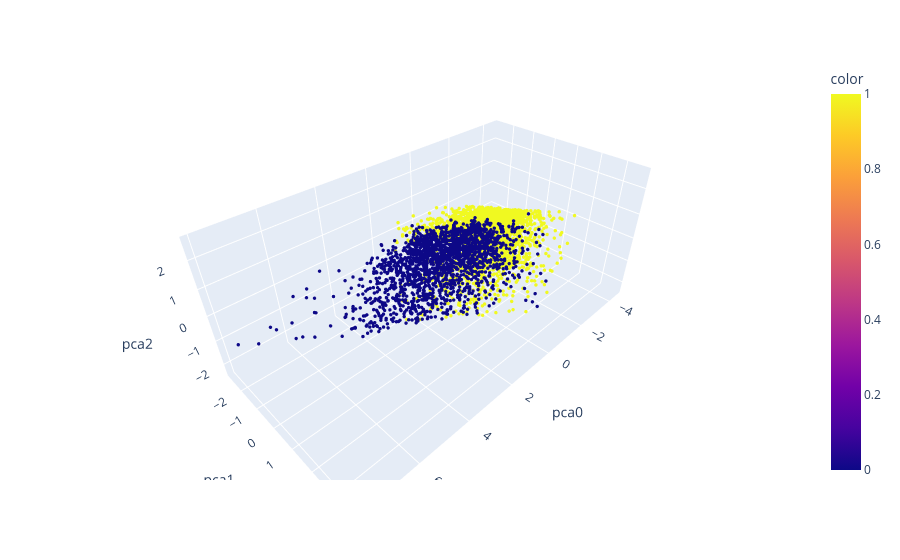

The notebook cell this image was saved under:
### Code cell
cluster_spectral = SpectralClustering(
    n_clusters=2, random_state=42, gamma=10
).fit_predict(data_pca)
fig = px.scatter_3d(data_pca, x="pca0", y="pca1", z="pca2", color=cluster_spectral)
fig.update_traces(marker_size=2)
fig.show()

### Figure 1 — Plotly figure (JSON) as saved in the notebook; plotly's stock layout.template omitted (floating-point values rounded to 4 significant figures; data arrays with more than 128 entries replaced by an {"elided": "..."} marker saying what was removed)
{"data": [{"hovertemplate": "pca0=%{x}<br>pca1=%{y}<br>pca2=%{z}<br>color=%{marker.color}<extra></extra>", "legendgroup": "", "marker": {"color": {"elided": "4338 int values"}, "coloraxis": "coloraxis", "size": 2, "symbol": "circle"}, "mode": "markers", "name": "", "scene": "scene", "showlegend": false, "type": "scatter3d", "x": {"elided": "4338 float values"}, "y": {"elided": "4338 float values"}, "z": {"elided": "4338 float values"}}], "layout": {"coloraxis": {"colorbar": {"title": {"text": "color"}}, "colorscale": [[0, "#0d0887"], [0.1111, "#46039f"], [0.2222, "#7201a8"], [0.3333, "#9c179e"], [0.4444, "#bd3786"], [0.5556, "#d8576b"], [0.6667, "#ed7953"], [0.7778, "#fb9f3a"], [0.8889, "#fdca26"], [1, "#f0f921"]]}, "legend": {"tracegroupgap": 0}, "margin": {"t": 60}, "scene": {"domain": {"x": [0, 1], "y": [0, 1]}, "xaxis": {"title": {"text": "pca0"}}, "yaxis": {"title": {"text": "pca1"}}, "zaxis": {"title": {"text": "pca2"}}}}}
